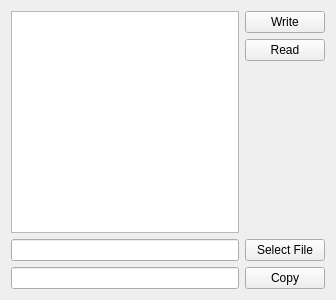
<?xml version="1.0" encoding="UTF-8"?>
<ui version="4.0">
 <class>Widget</class>
 <widget class="QWidget" name="Widget">
  <property name="geometry">
   <rect>
    <x>0</x>
    <y>0</y>
    <width>336</width>
    <height>300</height>
   </rect>
  </property>
  <property name="windowTitle">
   <string>Widget</string>
  </property>
  <layout class="QVBoxLayout" name="verticalLayout_2">
   <item>
    <layout class="QHBoxLayout" name="horizontalLayout_3">
     <item>
      <widget class="QTextEdit" name="textEdit"/>
     </item>
     <item>
      <layout class="QVBoxLayout" name="verticalLayout">
       <item>
        <widget class="QPushButton" name="writeButton">
         <property name="text">
          <string>Write</string>
         </property>
        </widget>
       </item>
       <item>
        <widget class="QPushButton" name="readButton">
         <property name="text">
          <string>Read</string>
         </property>
        </widget>
       </item>
       <item>
        <spacer name="verticalSpacer">
         <property name="orientation">
          <enum>Qt::Vertical</enum>
         </property>
         <property name="sizeHint" stdset="0">
          <size>
           <width>20</width>
           <height>40</height>
          </size>
         </property>
        </spacer>
       </item>
      </layout>
     </item>
    </layout>
   </item>
   <item>
    <layout class="QHBoxLayout" name="horizontalLayout">
     <item>
      <widget class="QLineEdit" name="sourceLineEdit"/>
     </item>
     <item>
      <widget class="QPushButton" name="selectFileButton">
       <property name="text">
        <string>Select File</string>
       </property>
      </widget>
     </item>
    </layout>
   </item>
   <item>
    <layout class="QHBoxLayout" name="horizontalLayout_2">
     <item>
      <widget class="QLineEdit" name="lineEdit_2"/>
     </item>
     <item>
      <widget class="QPushButton" name="copyButton">
       <property name="text">
        <string>Copy</string>
       </property>
      </widget>
     </item>
    </layout>
   </item>
  </layout>
 </widget>
 <layoutdefault spacing="6" margin="11"/>
 <resources/>
 <connections/>
</ui>
